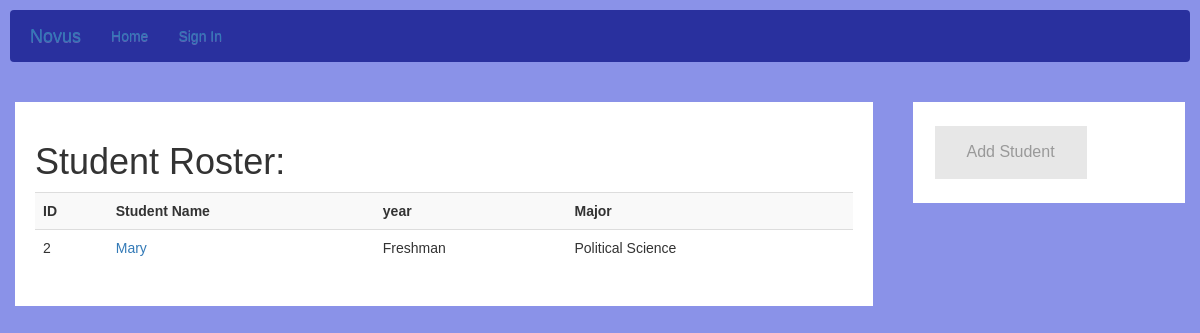
The app's page /student_roster with its own data.
### models.py (models this page shows, shortened)
class User(db.Model, UserMixin):
    __tablename__="users"
    id = db.Column(db.Integer, primary_key=True)
    name = db.Column(db.String(120), index=True, unique=False)
    gender = db.Column(db.String(6), index=True)
    email = db.Column(db.String(120), index=True)
    phone = db.Column(db.String(120), index=True)
    birthday = db.Column(db.String(120), index=True)
    active = db.Column(db.Boolean())
    roles = relationship("Role", secondary="user_roles")
    password = db.Column(db.String(128))

class Student(User, db.Model):
    __tablename__= "students"
    id = db.Column(db.Integer, ForeignKey('users.id'), primary_key=True)
    year = db.Column(db.String(10), index=True)
    major = db.Column(db.String(120), index=True)
    courses = relationship("Course", secondary=class_registration_table, back_populates="students")
    submissions = relationship("Submission", backref="students")
    posts = relationship("Post", backref="students")

class User(db.Model, UserMixin):
    __tablename__="users"
    id = db.Column(db.Integer, primary_key=True)
    name = db.Column(db.String(120), index=True, unique=False)
    gender = db.Column(db.String(6), index=True)
    email = db.Column(db.String(120), index=True)
    phone = db.Column(db.String(120), index=True)
    birthday = db.Column(db.String(120), index=True)
    active = db.Column(db.Boolean())
    roles = relationship("Role", secondary="user_roles")
    password = db.Column(db.String(128))

### app.py (the view)
@app.route('/student_roster')
def student_roster():
    students = Student.query.all()
    return render_template('student_roster.html', students=students)

### templates/student_roster.html
{% extends 'layout.html' %}
{% block head %}
        <link rel="stylesheet" href="//maxcdn.bootstrapcdn.com/bootstrap/3.2.0/css/bootstrap.min.css">
        <link rel="stylesheet" href="//maxcdn.bootstrapcdn.com/bootstrap/3.2.0/css/bootstrap-theme.min.css">
        <link rel="stylesheet" type="text/css" href="/static/css/roster.css">
{% endblock %}
{% block app_content %}
<div class="row">
  <div class="leftcolumn">
    <div class="card" id="opt">
      <h1>Student Roster: </h1>
      <div style="text-align:center">
        <table class="table table-striped" >
          <tr>
            <th>ID</th>
            <th>Student Name</th>
            <th>year</th>
            <th>Major</th>
          </tr>
          {% for student in students %}
          <tr class="text-left">
            <td>{{student.id}}</td>
            <td><a href="{{ url_for('details', type='Student', id=student.id) }}">{{student.name}}</a></td>
            <td>{{student.year}}</td>
            <td>{{student.major}}</td>
          </tr>
          {% endfor %}
        </table>
      </div>
    </div>
  </div>
  <div class="rightcolumn">
    <div class="card">
      <a href="{{ url_for('create_student') }}" class="button">
        Add Student
      </a>
    </div>
  </div>
</div>
{% endblock %}

### static/css/roster.css (style rules this page uses)
* { box-sizing: border-box; }
body { font-family: Arial; padding: 10px; background: #8a92e8; }
.leftcolumn { float: left; width: 75%; background-color: #8a92e8; padding-right: 20px; }
.button { background-color: #e7e7e7; border: none; color: #999999; padding: 15px 32px; text-align: center; text-decoration: none; display: inline-block; font-size: 16px; margin: 4px 2px; cursor: pointer; }
.rightcolumn { float: right; width: 25%; background-color: #8a92e8; padding-left: 20px; }
.card { background-color: white; padding: 20px; margin-top: 20px; }
.row:after { content: ""; display: table; clear: both; }

### records on screen
Student: id "2", name "Mary", year "Freshman", major "Political Science"
